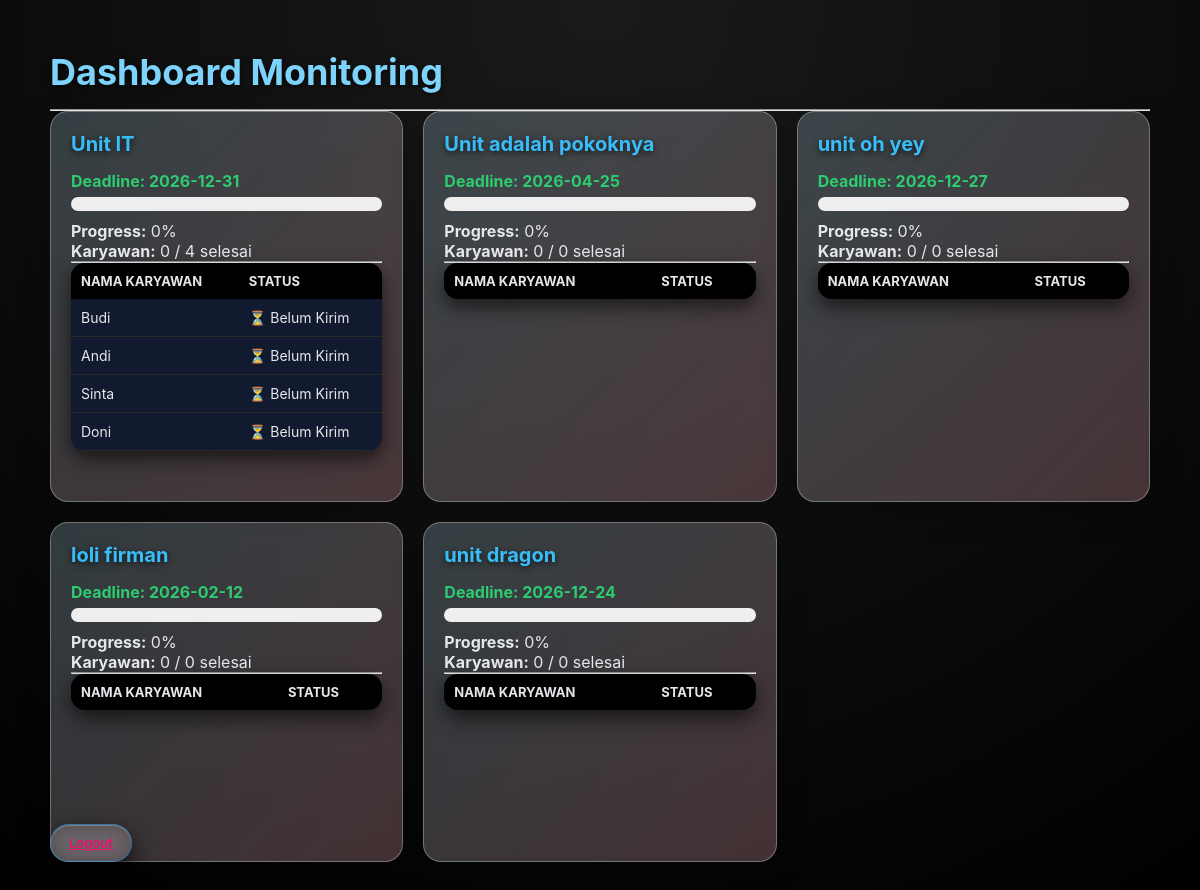
Screenshot of /viewer/dashboard.php (signed in) with the database file from the repository.
### tables this page shows
CREATE TABLE `unit` (
  `id` int(11) NOT NULL,
  `nama_unit` varchar(100) DEFAULT NULL,
  `deadline` date DEFAULT NULL
);

CREATE TABLE `karyawan` (
  `id` int(11) NOT NULL,
  `nama` varchar(100) DEFAULT NULL,
  `unit_id` int(11) DEFAULT NULL
);

### viewer/dashboard.php (the view, shortened to what this page needs)
<?php
require '../config/config.php';
function deadline_color($deadline){
  $today = date('Y-m-d');
  $diff = (strtotime($deadline) - strtotime($today)) / 86400;
  return ($diff <= 2) ? 'danger' : 'safe';
}
?>
<!DOCTYPE html>
<html>
<head>
  <link rel="stylesheet" href="../style.css">
</head>
<body>
<div class="page dashboard">
<div style="display:flex;justify-content:space-between;align-items:center">
  <h1>Dashboard Monitoring</h1>
  <a href="../auth/logout.php" class="logout-btn">Logout</a>
</div>
<hr>
<div class="grid">
<?php
$unit = mysqli_query($conn,"SELECT * FROM unit");
while($u = mysqli_fetch_assoc($unit)){
  $total = mysqli_num_rows(
    mysqli_query($conn,"SELECT id FROM karyawan WHERE unit_id='$u[id]'")
  );
  $selesai = mysqli_num_rows(
    mysqli_query($conn,"
      SELECT DISTINCT karyawan_id
      FROM pekerjaan
      WHERE unit_id='$u[id]'
    ")
  );
  $progress = $total ? round(($selesai/$total)*100) : 0;
  $warna_deadline = deadline_color($u['deadline']);
?>
<div class="card" style="min-height:340px">
  <h3><?= $u['nama_unit'] ?></h3>
  <p class="deadline <?= $warna_deadline ?>">
    Deadline: <?= $u['deadline'] ?>
  </p>
  <div class="progress-box">
  </div>
  <p><b>Progress:</b> <?= $progress ?>%</p>
  <p><b>Karyawan:</b> <?= $selesai ?> / <?= $total ?> selesai</p>
  <hr>
  <table width="100%">
    <tr>
      <th align="left">Nama Karyawan</th>
      <th>Status</th>
    </tr>
<?php
$k = mysqli_query($conn,"SELECT * FROM karyawan WHERE unit_id='$u[id]'");
while($karyawan = mysqli_fetch_assoc($k)){
  $cek = mysqli_num_rows(
    mysqli_query($conn,"
      SELECT id FROM pekerjaan
      WHERE karyawan_id='$karyawan[id]'
      LIMIT 1
    ")
  );
?>
<tr>
  <td><?= $karyawan['nama'] ?></td>
  <td><?= $cek ? '✅ Sudah Kirim' : '⏳ Belum Kirim' ?></td>
</tr>
<?php } ?>
  </table>
</div>
<?php } ?>
</div>
</div>
</body>
</html>

### style.css (style rules this page uses)
* { margin: 0; padding: 0; box-sizing: border-box; }
:root { --bg-main: #0b1220; --bg-card: #121a2f; --bg-soft: #1a2442; --primary: #7dd3fc; --primary-soft: #38bdf8; --accent: #f9a8d4; --accent-soft: #ec4899; --text-main: #e5e7eb; --text-muted: #9ca3af; --danger: #fb7185; --success: #34d399; }
body { font-family: "Segoe UI", Tahoma, Geneva, Verdana, sans-serif; background: radial-gradient(circle at top, #1a1a1a, #000); color: var(--text-main); min-height: 100vh; padding: 30px; }
h1, h2, h3 { color: var(--primary); margin-bottom: 15px; text-shadow: 0 2px 6px rgba(0, 0, 0, 0.7); }
h1 { font-size: 36px; }
h3 { font-size: 20px; color: var(--primary-soft); }
table { width: 100%; border-collapse: collapse; background: var(--bg-card); border-radius: 14px; overflow: hidden; margin-bottom: 30px; box-shadow: 0 8px 20px rgba(0, 0, 0, 0.6); }
th { background: #000; color: var(--gold); padding: 14px; font-size: 13px; text-transform: uppercase; }
td { padding: 12px; border-bottom: 1px solid #2a2a2a; color: var(--text-main); font-size: 14px; }
.logout-btn { position: fixed; bottom: 20px; left: 20px; z-index: 9999; width: auto; padding: 10px 18px; border-radius: 30px; background: rgba(255, 255, 255, 0.08); backdrop-filter: blur(10px); -webkit-backdrop-filter: blur(10px); border: 1px solid rgba(15, 151, 241, 0.5); color: #f10f69; font-size: 13px; font-weight: 600; cursor: pointer; box-shadow: inset 0 1px 1px rgba(255, 255, 255, 0.25), 0 10px 25px rgba(0, 0, 0, 0.8); transition: 0.3s; }
.page { animation: pageIn 0.6s ease forwards; }
* { box-sizing: border-box; }
body { margin: 0; font-family: "Inter", sans-serif; }
.dashboard { max-width: 1200px; margin: auto; padding: 20px; }
.grid { display: grid; grid-template-columns: repeat(auto-fit, minmax(280px, 1fr)); gap: 20px; }
.card { padding: 20px; border-radius: 18px; background: linear-gradient( 135deg, rgba(173, 216, 230, 0.25), rgba(255, 182, 193, 0.25) ); backdrop-filter: blur(12px); border: 1px solid rgba(255, 255, 255, 0.3); box-shadow: 0 10px 30px rgba(0, 0, 0, 0.25); }
table { width: 100%; border-collapse: collapse; }
table th, table td { padding: 10px; text-align: left; }

### viewer/dashboard.php (style rules this page uses)
.deadline.safe { color:#2ecc71;font-weight:bold }
.progress-box { background:#eee; border-radius:20px; overflow:hidden; height:14px; margin:6px 0 10px }
table { font-size:14px }
th,td { padding:4px }

### rows the page displays
unit: nama_unit "Unit IT", deadline "2026-12-31", progress "0", selesai "0", total "4"
karyawan: nama "Budi"
karyawan: nama "Andi"
karyawan: nama "Sinta"
karyawan: nama "Doni"
unit: nama_unit "Unit adalah pokoknya", deadline "2026-04-25", progress "0", selesai "0", total "0"
unit: nama_unit "unit oh yey", deadline "2026-12-27", progress "0", selesai "0", total "0"
unit: nama_unit "loli firman", deadline "2026-02-12", progress "0", selesai "0", total "0"
unit: nama_unit "unit dragon", deadline "2026-12-24", progress "0", selesai "0", total "0"
